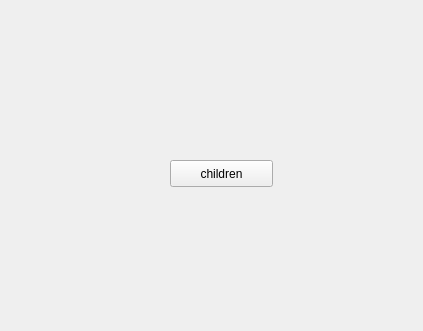
<?xml version="1.0" encoding="UTF-8"?>
<ui version="4.0">
 <class>MainWindow</class>
 <widget class="QMainWindow" name="MainWindow">
  <property name="geometry">
   <rect>
    <x>0</x>
    <y>0</y>
    <width>423</width>
    <height>331</height>
   </rect>
  </property>
  <property name="windowTitle">
   <string>MainWindow</string>
  </property>
  <widget class="QWidget" name="centralwidget">
   <widget class="QPushButton" name="pushButton">
    <property name="geometry">
     <rect>
      <x>170</x>
      <y>160</y>
      <width>103</width>
      <height>27</height>
     </rect>
    </property>
    <property name="text">
     <string>children</string>
    </property>
   </widget>
  </widget>
 </widget>
 <resources/>
 <connections/>
</ui>
